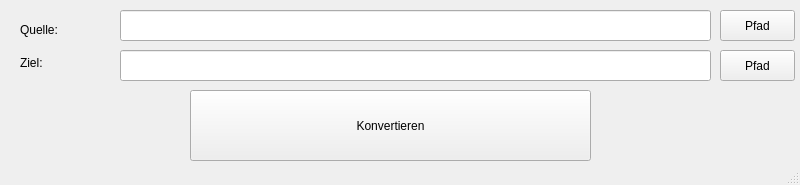
<?xml version="1.0" encoding="UTF-8"?>
<ui version="4.0">
 <class>MainWindow</class>
 <widget class="QMainWindow" name="MainWindow">
  <property name="geometry">
   <rect>
    <x>0</x>
    <y>0</y>
    <width>800</width>
    <height>185</height>
   </rect>
  </property>
  <property name="windowTitle">
   <string>Excel zu PDF</string>
  </property>
  <widget class="QWidget" name="centralwidget">
   <widget class="QLabel" name="label_2">
    <property name="geometry">
     <rect>
      <x>20</x>
      <y>53</y>
      <width>61</width>
      <height>20</height>
     </rect>
    </property>
    <property name="styleSheet">
     <string notr="true">font: 14pt &quot;Comic Sans MS&quot;;</string>
    </property>
    <property name="text">
     <string>Ziel:</string>
    </property>
   </widget>
   <widget class="QLabel" name="label_3">
    <property name="geometry">
     <rect>
      <x>20</x>
      <y>20</y>
      <width>61</width>
      <height>20</height>
     </rect>
    </property>
    <property name="styleSheet">
     <string notr="true">font: 14pt &quot;Comic Sans MS&quot;;</string>
    </property>
    <property name="text">
     <string>Quelle:</string>
    </property>
   </widget>
   <widget class="QLineEdit" name="quelleLineEdit">
    <property name="geometry">
     <rect>
      <x>120</x>
      <y>10</y>
      <width>591</width>
      <height>31</height>
     </rect>
    </property>
    <property name="styleSheet">
     <string notr="true">font: 14pt &quot;Comic Sans MS&quot;;</string>
    </property>
   </widget>
   <widget class="QLineEdit" name="zielLineEdit">
    <property name="geometry">
     <rect>
      <x>120</x>
      <y>50</y>
      <width>591</width>
      <height>31</height>
     </rect>
    </property>
    <property name="styleSheet">
     <string notr="true">font: 14pt &quot;Comic Sans MS&quot;;</string>
    </property>
   </widget>
   <widget class="QPushButton" name="pushButton">
    <property name="geometry">
     <rect>
      <x>190</x>
      <y>90</y>
      <width>401</width>
      <height>71</height>
     </rect>
    </property>
    <property name="styleSheet">
     <string notr="true">font: 48pt &quot;Comic Sans MS&quot;;</string>
    </property>
    <property name="text">
     <string>Konvertieren</string>
    </property>
   </widget>
   <widget class="QPushButton" name="quelleButton">
    <property name="geometry">
     <rect>
      <x>720</x>
      <y>10</y>
      <width>75</width>
      <height>31</height>
     </rect>
    </property>
    <property name="styleSheet">
     <string notr="true">font: 14pt &quot;Comic Sans MS&quot;;</string>
    </property>
    <property name="text">
     <string>Pfad</string>
    </property>
   </widget>
   <widget class="QPushButton" name="zielButton">
    <property name="geometry">
     <rect>
      <x>720</x>
      <y>50</y>
      <width>75</width>
      <height>31</height>
     </rect>
    </property>
    <property name="styleSheet">
     <string notr="true">font: 14pt &quot;Comic Sans MS&quot;;</string>
    </property>
    <property name="text">
     <string>Pfad</string>
    </property>
   </widget>
  </widget>
  <widget class="QStatusBar" name="statusbar"/>
 </widget>
 <resources/>
 <connections/>
 <slots>
  <slot>zielButton_clicked()</slot>
  <slot>quelleButton_clicked()</slot>
 </slots>
</ui>
